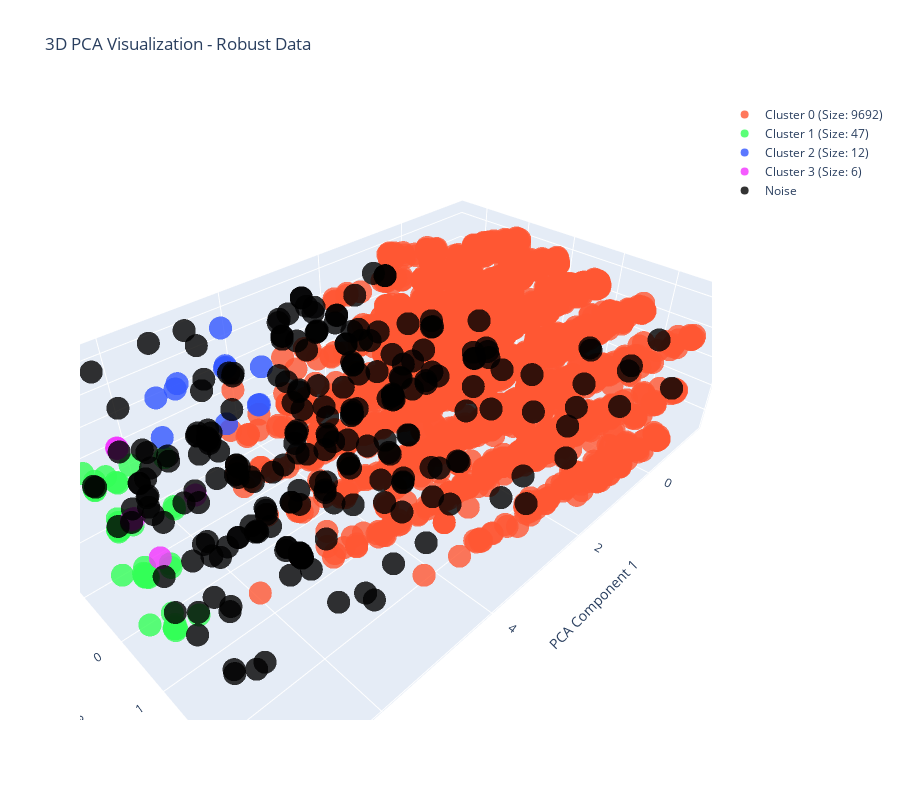

The cell this chart's notebook holds for it:
### Markdown cell above
### Model

### Code cell
from sklearn.decomposition import PCA
from sklearn.metrics import silhouette_score
import matplotlib.pyplot as plt
from sklearn.cluster import DBSCAN
import plotly.graph_objs as go
import numpy as np

def visualize_best_dbscan_clusters_optimized_pca(dbscan_best_data, dbscan_best_eps, dbscan_best_min_samples, dbscan_best_title):
    # Perform DBSCAN with the best parameters
    dbscan_model = DBSCAN(eps=dbscan_best_eps, min_samples=dbscan_best_min_samples)
    dbscan_labels = dbscan_model.fit_predict(dbscan_best_data)
    
    # Filter out noise points for silhouette score calculation
    dbscan_filtered_data = dbscan_best_data[dbscan_labels != -1]
    dbscan_filtered_labels = dbscan_labels[dbscan_labels != -1]

    # Calculate additional metrics
    dbscan_n_clusters = len(set(dbscan_labels)) - (1 if -1 in dbscan_labels else 0)
    dbscan_n_noise = np.sum(dbscan_labels == -1)
    dbscan_cluster_sizes = {label: np.sum(dbscan_labels == label) for label in set(dbscan_labels) if label != -1}
    if dbscan_n_clusters > 1:
        dbscan_silhouette_avg = silhouette_score(dbscan_filtered_data, dbscan_filtered_labels)
    else:
        dbscan_silhouette_avg = "Not applicable"

    # Apply PCA to retain 85% of variance
    dbscan_pca = PCA(n_components=0.85)
    dbscan_pca_data = dbscan_pca.fit_transform(dbscan_best_data)
    
    # Split PCA into 2D and 3D data for visualization
    dbscan_pca_2d_data = dbscan_pca_data[:, :2]
    dbscan_pca_3d_data = dbscan_pca_data[:, :3] if dbscan_pca_data.shape[1] >= 3 else None

    # Plot 2D visualization
    plt.figure(figsize=(10, 7))
    dbscan_unique_labels = set(dbscan_labels)
    
    # Define distinct colors for clusters
    dbscan_distinct_colors = ['#FF5733', '#33FF57', '#3357FF', '#F333FF', '#FFC300', '#FF33A1', '#33FFF0', '#A1FF33']
    for label in dbscan_unique_labels:
        if label == -1:
            # Black color for noise points
            color = "black"
            label_text = "Noise"
        else:
            color = dbscan_distinct_colors[label % len(dbscan_distinct_colors)]
            label_text = f"Cluster {label} (Size: {dbscan_cluster_sizes[label]})"
        
        plt.scatter(
            dbscan_pca_2d_data[dbscan_labels == label, 0], 
            dbscan_pca_2d_data[dbscan_labels == label, 1], 
            s=50, c=color, label=label_text, alpha=0.7
        )
    
    # Title with dataset name and best parameters
    plt.title(f"DBSCAN Clustering on {dbscan_best_title} (eps={dbscan_best_eps}, min_samples={dbscan_best_min_samples}) - PCA (85% Variance Retained)")
    plt.xlabel("PCA Component 1")
    plt.ylabel("PCA Component 2")
    plt.legend()
    plt.tight_layout()
    plt.show()

    # 3D Plot with Plotly (if available)
    if dbscan_pca_3d_data is not None:
        fig = go.Figure()

        for label in dbscan_unique_labels:
            if label == -1:
                color = "black"
                label_text = "Noise"
            else:
                color = dbscan_distinct_colors[label % len(dbscan_distinct_colors)]
                label_text = f"Cluster {label} (Size: {dbscan_cluster_sizes[label]})"
            
            fig.add_trace(go.Scatter3d(
                x=dbscan_pca_3d_data[dbscan_labels == label, 0],
                y=dbscan_pca_3d_data[dbscan_labels == label, 1],
                z=dbscan_pca_3d_data[dbscan_labels == label, 2],
                mode='markers',
                marker=dict(size=8, color=color, opacity=0.8),
                name=label_text
            ))

        fig.update_layout(
            scene=dict(
                xaxis_title="PCA Component 1",
                yaxis_title="PCA Component 2",
                zaxis_title="PCA Component 3"
            ),
            title=f"3D PCA Visualization - {dbscan_best_title}",
            height=800
        )
        fig.show()

    # Return the metrics
    return dbscan_silhouette_avg, dbscan_n_clusters, dbscan_n_noise, dbscan_cluster_sizes

# Call the function using the best configuration from optimization
dbscan_silhouette_avg, dbscan_num_clusters, dbscan_num_noise_points, dbscan_cluster_sizes = visualize_best_dbscan_clusters_optimized_pca(
    dbscan_best_data, dbscan_best_eps, dbscan_best_min_samples, dbscan_best_title
)

# Display metrics
print(f"Silhouette Score: {dbscan_silhouette_avg}")
print(f"Number of Clusters: {dbscan_num_clusters}")
print(f"Number of Noise Points: {dbscan_num_noise_points}")
print(f"Cluster Sizes: {dbscan_cluster_sizes}")

### Figure 1 — Plotly figure (JSON) as saved in the notebook; plotly's stock layout.template omitted (floating-point values rounded to 4 significant figures; data arrays with more than 128 entries replaced by an {"elided": "..."} marker saying what was removed)
{"data": [{"marker": {"color": "#FF5733", "opacity": 0.8, "size": 8}, "mode": "markers", "name": "Cluster 0 (Size: 9692)", "type": "scatter3d", "x": {"elided": "9692 float values"}, "y": {"elided": "9692 float values"}, "z": {"elided": "9692 float values"}}, {"marker": {"color": "#33FF57", "opacity": 0.8, "size": 8}, "mode": "markers", "name": "Cluster 1 (Size: 47)", "type": "scatter3d", "x": [7.006, 6.08, 6.841, 6.777, 7.001, 7.361, 7.159, 6.99, 6.838, 7.015, 6.666, 6.509, 6.876, 6.412, 7.148, 6.771, 6.975, 7.064, 6.872, 6.865, 7.216, 6.976, 6.056, 6.766, 7.132, 6.977, 6.683, 6.927, 6.968, 6.846, 7.152, 6.72, 6.08, 6.858, 6.629, 6.39, 7.017, 7.024, 7.009, 7.158, 6.719, 6.661, 7.041, 7.136, 6.713, 7.167, 6.832], "y": [-0.3053, -1.173, -1.286, -1.505, -0.3325, 0.3433, 0.5503, -0.3936, -1.355, -0.3783, -0.3368, -1.237, -1.323, -2.224, 0.582, -1.511, -0.4274, 0.3593, -1.319, -1.33, -0.581, -0.3995, -1.222, -1.535, 0.5304, -0.4001, -2.325, -0.5426, -0.3944, 0.6184, 0.5526, -2.287, -1.11, -1.344, -2.459, -2.224, -0.308, -0.3711, -0.4043, 0.569, -2.285, -0.3419, -1.494, 0.543, -2.29, 0.5627, -1.341], "z": [0.4817, -0.4277, 0.563, -0.4456, 0.5537, -0.5119, -0.5807, -0.5296, -0.407, -0.4961, -0.5501, 0.5911, -0.3932, -0.3662, -0.5576, -0.4661, -0.5043, -0.5314, -0.4139, -0.4498, -0.4615, -0.5323, -0.4306, -0.4035, -0.539, -0.5156, -0.3647, -0.5041, -0.5546, -0.5329, -0.5469, -0.3455, 0.5446, -0.4051, -0.3596, -0.3988, 0.5316, -0.4622, -0.4497, -0.5984, -0.3665, -0.4883, 0.6115, -0.5972, -0.3871, -0.5537, -0.4412]}, {"marker": {"color": "#3357FF", "opacity": 0.8, "size": 8}, "mode": "markers", "name": "Cluster 2 (Size: 12)", "type": "scatter3d", "x": [4.973, 5.768, 5.152, 5.683, 4.6, 5.137, 6.027, 6.387, 5.0, 5.665, 4.466, 4.991], "y": [-1.071, -1.036, -0.09973, -0.02504, -0.7727, -0.09895, -1.084, -0.3334, -1.058, -1.164, -1.924, -1.046], "z": [1.536, 1.546, 1.454, 1.471, 1.485, 1.453, 1.509, 1.472, 1.514, 1.522, 1.582, 1.528]}, {"marker": {"color": "#F333FF", "opacity": 0.8, "size": 8}, "mode": "markers", "name": "Cluster 3 (Size: 6)", "type": "scatter3d", "x": [6.904, 6.966, 7.072, 6.182, 6.907, 7.002], "y": [-0.4357, -0.3362, 0.4513, -0.2115, -0.4324, -0.3279], "z": [1.536, 0.5383, 0.5202, 0.5046, 1.547, 0.546]}, {"marker": {"color": "black", "opacity": 0.8, "size": 8}, "mode": "markers", "name": "Noise", "type": "scatter3d", "x": {"elided": "243 float values"}, "y": {"elided": "243 float values"}, "z": {"elided": "243 float values"}}], "layout": {"height": 800, "scene": {"xaxis": {"title": {"text": "PCA Component 1"}}, "yaxis": {"title": {"text": "PCA Component 2"}}, "zaxis": {"title": {"text": "PCA Component 3"}}}, "title": {"text": "3D PCA Visualization - Robust Data"}}}
